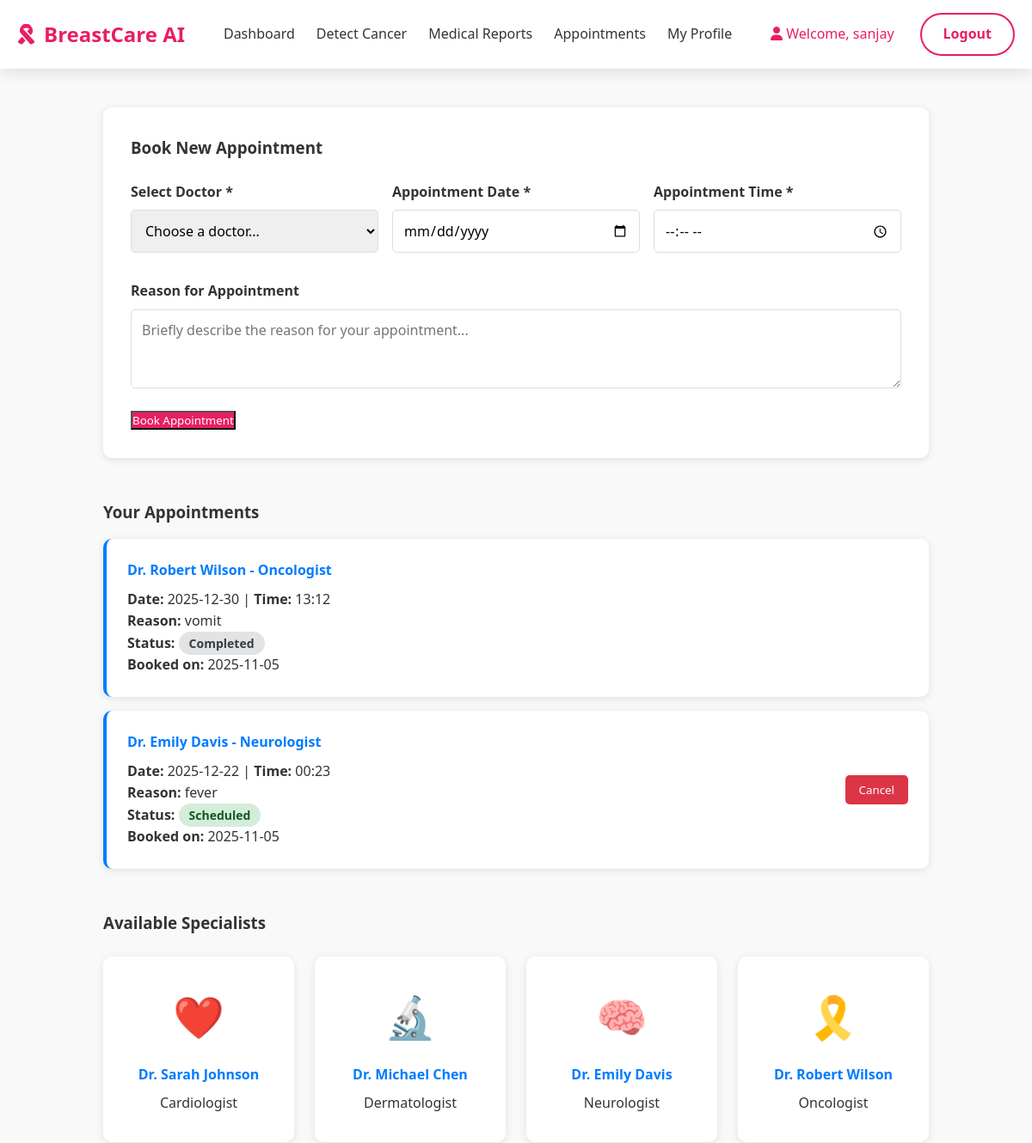
Page /appointments (signed in, upper part) on the earlier database version.
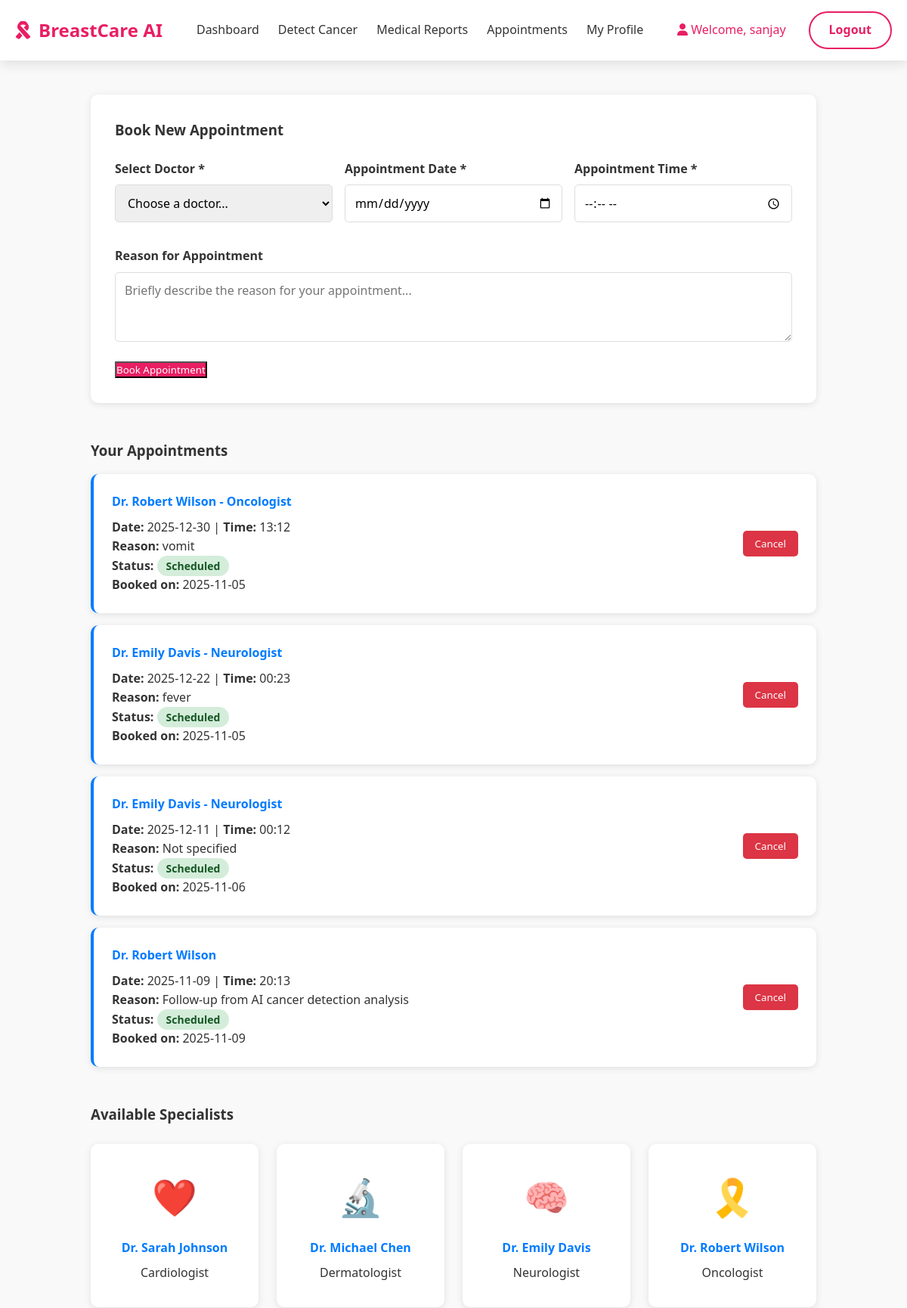
Same page on the later database version.
### tables this page shows
CREATE TABLE appointments (
            id INTEGER PRIMARY KEY AUTOINCREMENT,
            user_id INTEGER NOT NULL,
            doctor_name TEXT NOT NULL,
            appointment_date DATE NOT NULL,
            appointment_time TIME NOT NULL,
            reason TEXT,
            status TEXT DEFAULT 'scheduled',
            created_at TIMESTAMP DEFAULT CURRENT_TIMESTAMP,
            FOREIGN KEY (user_id) REFERENCES users (id) ON DELETE CASCADE
        );

### app.py (the view, shortened to what this page needs)
@app.route('/appointments', methods=['GET', 'POST'])
def appointments():
    if 'user_id' not in session:
        return redirect(url_for('home'))
    user_appointments = get_user_appointments(session['user_id'])
    doctors = get_available_doctors()
    return render_template('appointments.html',
                         username=session['username'],
                         appointments=user_appointments,
                         doctors=doctors)

### app.py (called while the page is built)
@app.after_request
def after_request(response):
    if 'user_id' in session:
        response.headers['Cache-Control'] = 'no-store, no-cache, must-revalidate, post-check=0, pre-check=0, max-age=0'
        response.headers['Pragma'] = 'no-cache'
        response.headers['Expires'] = '-1'
    else:
        response.headers['Cache-Control'] = 'public, max-age=300'
    return response

### database.py (called while the page is built)
def get_db_connection():
    conn = sqlite3.connect('users.db')
    conn.row_factory = sqlite3.Row
    return conn

def get_user_appointments(user_id):
    conn = get_db_connection()
    cursor = conn.cursor()
    cursor.execute('''
        SELECT * FROM appointments
        WHERE user_id = ?
        ORDER BY appointment_date DESC, appointment_time DESC
    ''', (user_id,))
    appointments = cursor.fetchall()
    conn.close()
    return [dict(appt) for appt in appointments]

### templates/appointments.html (shortened to what the changed rows need)
{% extends "base.html" %}
{% block content %}
<div class="container healthcare-container">
    <div class="healthcare-header">
        <h1>Doctor Appointments</h1>
    </div>
    <div class="appointments-list">
        {% if appointments %}
            {% for appointment in appointments %}
            <div class="appointment-card">
                <div class="appointment-info">
                    <h4>{{ appointment.doctor_name }}</h4>
                    <p><strong>Date:</strong> {{ appointment.appointment_date }} | <strong>Time:</strong> {{ appointment.appointment_time }}</p>
                    <p><strong>Reason:</strong> {{ appointment.reason or 'Not specified' }}</p>
                    <p><strong>Status:</strong>
                        <span class="status-badge status-{{ appointment.status }}">
                            {{ appointment.status|title }}
                        </span>
                    </p>
                    <p><strong>Booked on:</strong> {{ appointment.created_at[:10] }}</p>
                </div>
                <div class="appointment-actions">
                    {% if appointment.status == 'scheduled' %}
                    <form method="POST" action="{{ url_for('cancel_appointment') }}"
                          onsubmit="return confirm('Are you sure you want to cancel this appointment?')" class="cancel-form">
                        <button type="submit" class="btn-cancel">Cancel</button>
                    </form>
                    {% endif %}
                </div>
            </div>
            {% endfor %}
        {% else %}
            <div class="no-appointments">
                <p>You don't have any appointments scheduled yet.</p>
            </div>
        {% endif %}
    </div>
    <div class="quick-booking">
        <div class="specialty-grid">
            {% for doctor in doctors %}
            <div class="specialty-card" onclick="selectDoctor('{{ doctor.name }} - {{ doctor.specialty }}')">
                <div class="specialty-icon">
                    {% if doctor.specialty == 'Cardiologist' %}❤️
                    {% elif doctor.specialty == 'Dermatologist' %}🔬
                    {% elif doctor.specialty == 'Neurologist' %}🧠
                    {% elif doctor.specialty == 'Oncologist' %}🎗️
                    {% elif doctor.specialty == 'Gynecologist' %}🌸
                    {% else %}👨‍⚕️{% endif %}
                </div>
                <h4>{{ doctor.name }}</h4>
                <p>{{ doctor.specialty }}</p>
            </div>
            {% endfor %}
        </div>
    </div>
</div>
{% endblock %}

Differences in the rows shown:
changed appointments "Dr. Robert Wilson - Oncologist": status "Completed" → "Scheduled"; now shows "Cancel"
added appointments: doctor_name "Dr. Emily Davis - Neurologist", appointment_date "2025-12-11", appointment_time "00:12", reason "Not specified", status "Scheduled", created_at "2025-11-06"
added appointments: doctor_name "Dr. Robert Wilson", appointment_date "2025-11-09", appointment_time "20:13", reason "Follow-up from AI cancer detection analysis", status "Scheduled", created_at "2025-11-09"
